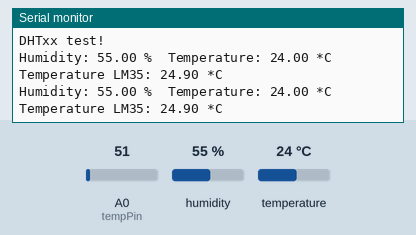
Simulated run of this sketch. Board: Arduino Uno, built with avr-gcc and run on an emulated ATmega328P. On the bench: the last lines printed to the serial monitor. The test bench sets the inputs (shaded band); at power-on: humidity 55 %, A0 (tempPin) = 51, temperature 24 °C.

Above: at 2.8 s.
2.9 s: humidity set to 22 %
At 4.8 s:
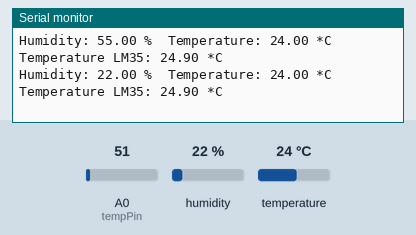
5.6 s: A0 (tempPin) set to 61
At 7.3 s:
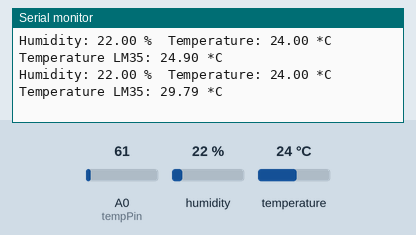
8.3 s: temperature set to 12 °C
At 10.8 s:
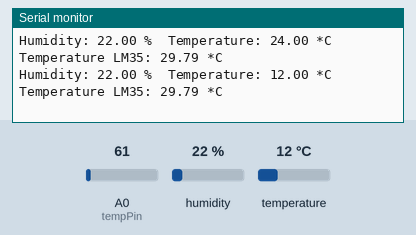
11.0 s: A0 (tempPin) set to 71
At 13.4 s:
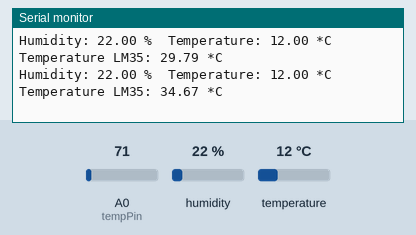
13.7 s: humidity set to 40 %
At 14.9 s:
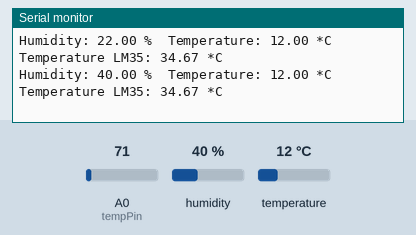
Timing chart, 0 to 16.7 s (numbered marks = the images above; inputs shaded):
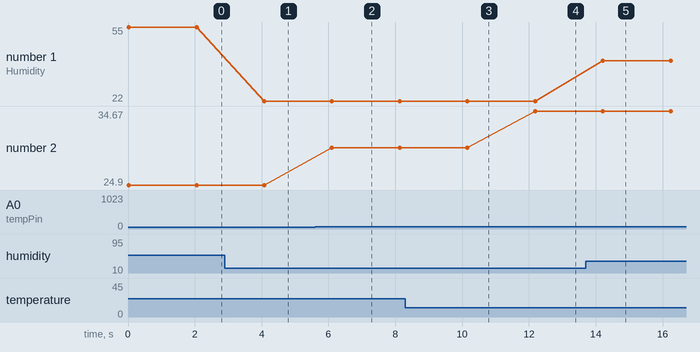

Measured:
- after the input at 2.9 s, the serial monitor: prints a new line after 1.2 s (image 1)
- after the input at 5.6 s, the serial monitor: prints a new line after 0.50 s (image 2)
- after the input at 8.3 s, the serial monitor: prints a new line after 1.9 s (image 3)
- after the input at 11.0 s, the serial monitor: prints a new line after 1.2 s (image 4)
- after the input at 13.7 s, the serial monitor: prints a new line after 0.51 s (image 5)
- plotted number 1: 55 → 22 after the input at 2.9 s, 22 → 40 after the input at 13.7 s
- plotted number 2: 24.9 → 29.79 after the input at 5.6 s, 29.79 → 34.67 after the input at 11.0 s

The sketch:

DHT11_LCD.ino
```cpp
// Example testing sketch for various DHT humidity/temperature sensors
// Written by ladyada, public domain


#include "DHT.h"

#define DHTPIN 7     // what pin we're connected to

// Uncomment whatever type you're using!
#define DHTTYPE DHT11   // DHT 11
//#define DHTTYPE DHT22   // DHT 22  (AM2302)
//#define DHTTYPE DHT21   // DHT 21 (AM2301)

// Connect pin 1 (on the left) of the sensor to +5V
// Connect pin 2 of the sensor to whatever your DHTPIN is
// Connect pin 4 (on the right) of the sensor to GROUND
// Connect a 10K resistor from pin 2 (data) to pin 1 (power) of the sensor

DHT dht(DHTPIN, DHTTYPE);

int tempPin = 0;                // пин куда подключен датчик 2

void setup() {
  Serial.begin(9600);
  Serial.println("DHTxx test!");

  dht.begin();
}

void loop() {
  // Reading temperature or humidity takes about 250 milliseconds!
  // Sensor readings may also be up to 2 seconds 'old' (its a very slow sensor)
  float h = dht.readHumidity();
  float t = dht.readTemperature();

  int rawvoltage= analogRead(tempPin);
  float millivolts= (rawvoltage/1024.0) * 5000;
  float celsius= millivolts/10;

  // check if returns are valid, if they are NaN (not a number) then something went wrong!
  if (isnan(t) || isnan(h)) {
    Serial.println("Failed to read from DHT");
  } else {
    Serial.print("Humidity: ");
    Serial.print(h);
    Serial.print(" %\t");
    Serial.print("Temperature: ");
    Serial.print(t);
    Serial.print(" *C");
    Serial.print("\t");
    Serial.print("Temperature LM35: ");
    Serial.print(celsius);
    Serial.println(" *C");
  }

  delay(2000);
}
```
